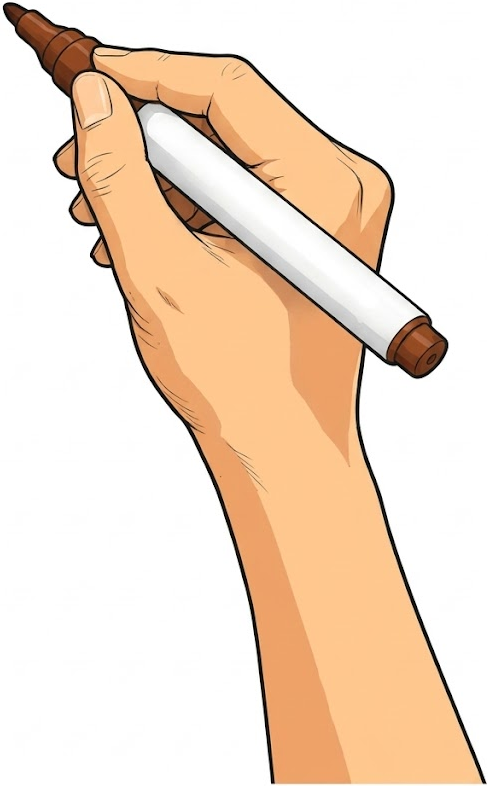
#> input picture assets/vendor_patches/srt-whiteboard-animation/assets/drawing-hand.png, 488 x 786 px, found by its file name
$ python grid_sheets.py ../../../assets/vendor_patches/srt-whiteboard-animation/assets/drawing-hand-old-marked.png ../../../assets/vendor_patches/srt-whiteboard-animation/assets/drawing-hand.png out.png
#> lines starting #> are read from the running program, lines starting #| are printed output that depends on the picture; after the words box and inside, x2 and y2 are one past the last pixel; in counts of white or black regions, pixels touching at a corner belong together
"""Contact sheets with a 0.1 normalised grid, used to pick exact arrow targets (fx, fy)."""
import sys
from pathlib import Path

import cv2
import numpy as np

proj = Path(__file__).parents[1]
src = proj / "assets" / sys.argv[1]
names = sys.argv[2].split(",")
out = Path(sys.argv[3])
tiles = []
for n in names:
    p = src / n if n.endswith(".png") else src / f"{n}.png"
    im = cv2.resize(cv2.imread(str(p)), (800, 447))
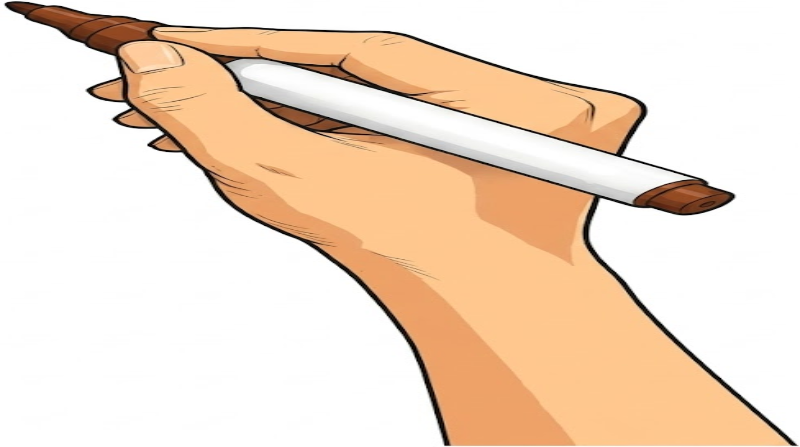
#> im: shape (447, 800, 3); mean B, G, R 201.2, 220.6, 241.8
    for k in range(1, 10):
        x, y = int(800 * k / 10), int(447 * k / 10)
        cv2.line(im, (x, 0), (x, 447), (255, 0, 255), 1)
        cv2.line(im, (0, y), (800, y), (255, 0, 255), 1)
        cv2.putText(im, f".{k}", (x + 2, 12), 0, 0.4, (200, 0, 200), 1)
        cv2.putText(im, f".{k}", (2, y - 2), 0, 0.4, (200, 0, 200), 1)
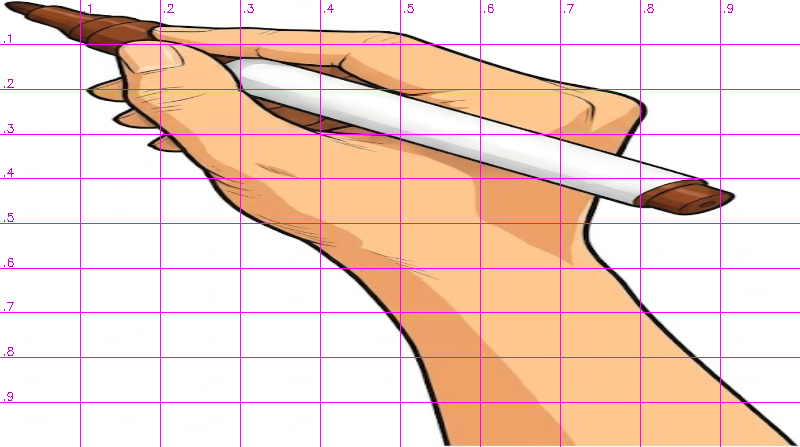
#> im: shape (447, 800, 3); 3.23% of pixels changed, all inside (x1, y1, x2, y2) = (0, 0, 800, 447)
    cv2.putText(im, p.stem, (10, 440), 0, 0.8, (0, 0, 255), 2)
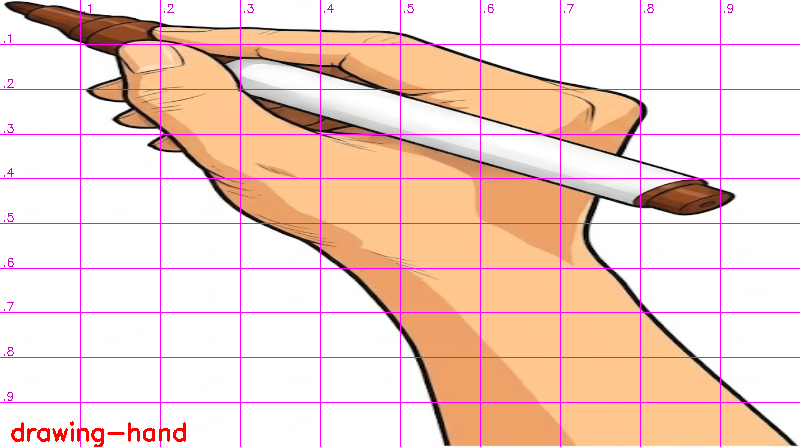
#> im: shape (447, 800, 3); 0.33% of pixels changed, all inside (x1, y1, x2, y2) = (11, 421, 186, 447)
    tiles.append(im)
while len(tiles) % 2:
    tiles.append(np.full_like(tiles[0], 255))
#> this loop made 1 pass
#> after the loop, tiles = 2 items
cv2.imwrite(str(out), np.vstack([np.hstack(tiles[i:i + 2]) for i in range(0, len(tiles), 2)]))
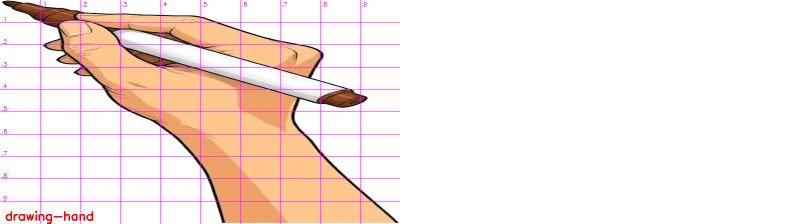
#> saved as out.png: shape (447, 1600, 3) (shown at 1/2 size); mean B, G, R 228.5, 233.8, 248.6
